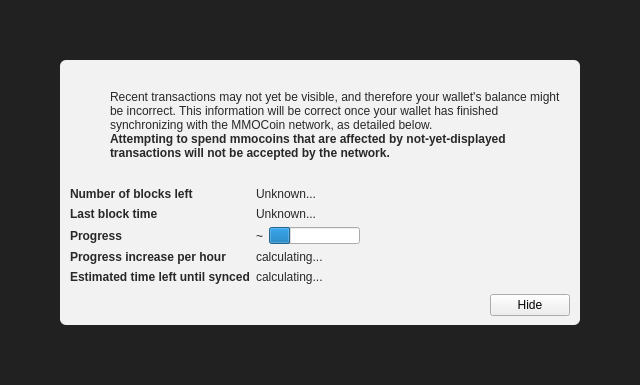
<?xml version="1.0" encoding="UTF-8"?>
<ui version="4.0">
 <class>ModalOverlay</class>
 <widget class="ModalOverlay" name="ModalOverlay">
  <property name="geometry">
   <rect>
    <x>0</x>
    <y>0</y>
    <width>640</width>
    <height>385</height>
   </rect>
  </property>
  <property name="windowTitle">
   <string>Form</string>
  </property>
  <layout class="QVBoxLayout" name="verticalLayout" stretch="0">
   <property name="sizeConstraint">
    <enum>QLayout::SetDefaultConstraint</enum>
   </property>
   <property name="leftMargin">
    <number>0</number>
   </property>
   <property name="topMargin">
    <number>0</number>
   </property>
   <property name="rightMargin">
    <number>0</number>
   </property>
   <property name="bottomMargin">
    <number>0</number>
   </property>
   <item>
    <widget class="QWidget" name="bgWidget" native="true">
     <property name="styleSheet">
      <string notr="true">#bgWidget { background: rgba(0,0,0,220); }</string>
     </property>
     <layout class="QVBoxLayout" name="verticalLayoutMain" stretch="1">
      <property name="leftMargin">
       <number>60</number>
      </property>
      <property name="topMargin">
       <number>60</number>
      </property>
      <property name="rightMargin">
       <number>60</number>
      </property>
      <property name="bottomMargin">
       <number>60</number>
      </property>
      <item>
       <widget class="QWidget" name="contentWidget" native="true">
        <property name="styleSheet">
         <string notr="true">#contentWidget { background: rgba(255,255,255,240); border-radius: 6px; }

QLabel { color: rgb(40,40,40);  }</string>
        </property>
        <layout class="QVBoxLayout" name="verticalLayoutSub" stretch="1,0,0,0">
         <property name="spacing">
          <number>0</number>
         </property>
         <property name="leftMargin">
          <number>10</number>
         </property>
         <property name="topMargin">
          <number>10</number>
         </property>
         <property name="rightMargin">
          <number>10</number>
         </property>
         <property name="bottomMargin">
          <number>10</number>
         </property>
         <item>
          <layout class="QHBoxLayout" name="horizontalLayoutIconText" stretch="0,1">
           <property name="topMargin">
            <number>20</number>
           </property>
           <item>
            <layout class="QVBoxLayout" name="verticalLayoutIcon">
             <property name="leftMargin">
              <number>0</number>
             </property>
             <item>
              <widget class="QPushButton" name="warningIcon">
               <property name="enabled">
                <bool>false</bool>
               </property>
               <property name="text">
                <string/>
               </property>
               <property name="icon">
                <iconset>
                 <normaloff>:/icons/warning</normaloff>
                 <disabledoff>:/icons/warning</disabledoff>:/icons/warning</iconset>
               </property>
               <property name="iconSize">
                <size>
                 <width>48</width>
                 <height>48</height>
                </size>
               </property>
               <property name="flat">
                <bool>true</bool>
               </property>
              </widget>
             </item>
             <item>
              <spacer name="verticalSpacerWarningIcon">
               <property name="orientation">
                <enum>Qt::Vertical</enum>
               </property>
               <property name="sizeHint" stdset="0">
                <size>
                 <width>20</width>
                 <height>40</height>
                </size>
               </property>
              </spacer>
             </item>
            </layout>
           </item>
           <item>
            <layout class="QVBoxLayout" name="verticalLayoutInfoText">
             <property name="leftMargin">
              <number>0</number>
             </property>
             <property name="topMargin">
              <number>0</number>
             </property>
             <item>
              <widget class="QLabel" name="infoText">
               <property name="text">
                <string>Recent transactions may not yet be visible, and therefore your wallet's balance might be incorrect. This information will be correct once your wallet has finished synchronizing with the MMOCoin network, as detailed below.</string>
               </property>
               <property name="textFormat">
                <enum>Qt::RichText</enum>
               </property>
               <property name="wordWrap">
                <bool>true</bool>
               </property>
              </widget>
             </item>
             <item>
              <widget class="QLabel" name="infoTextStrong">
               <property name="font">
                <font>
                 <weight>75</weight>
                 <bold>true</bold>
                </font>
               </property>
               <property name="text">
                <string>Attempting to spend mmocoins that are affected by not-yet-displayed transactions will not be accepted by the network.</string>
               </property>
               <property name="textFormat">
                <enum>Qt::RichText</enum>
               </property>
               <property name="wordWrap">
                <bool>true</bool>
               </property>
              </widget>
             </item>
             <item>
              <spacer name="verticalSpacerInTextSpace">
               <property name="orientation">
                <enum>Qt::Vertical</enum>
               </property>
               <property name="sizeHint" stdset="0">
                <size>
                 <width>20</width>
                 <height>40</height>
                </size>
               </property>
              </spacer>
             </item>
            </layout>
           </item>
          </layout>
         </item>
         <item>
          <spacer name="verticalSpacerAfterText">
           <property name="orientation">
            <enum>Qt::Vertical</enum>
           </property>
           <property name="sizeHint" stdset="0">
            <size>
             <width>20</width>
             <height>40</height>
            </size>
           </property>
          </spacer>
         </item>
         <item>
          <layout class="QFormLayout" name="formLayout">
           <property name="fieldGrowthPolicy">
            <enum>QFormLayout::FieldsStayAtSizeHint</enum>
           </property>
           <property name="horizontalSpacing">
            <number>6</number>
           </property>
           <property name="verticalSpacing">
            <number>6</number>
           </property>
           <property name="topMargin">
            <number>10</number>
           </property>
           <item row="0" column="0">
            <widget class="QLabel" name="labelNumberOfBlocksLeft">
             <property name="font">
              <font>
               <weight>75</weight>
               <bold>true</bold>
              </font>
             </property>
             <property name="text">
              <string>Number of blocks left</string>
             </property>
            </widget>
           </item>
           <item row="0" column="1">
            <widget class="QLabel" name="numberOfBlocksLeft">
             <property name="text">
              <string>Unknown...</string>
             </property>
            </widget>
           </item>
           <item row="1" column="0">
            <widget class="QLabel" name="labelLastBlockTime">
             <property name="font">
              <font>
               <weight>75</weight>
               <bold>true</bold>
              </font>
             </property>
             <property name="text">
              <string>Last block time</string>
             </property>
            </widget>
           </item>
           <item row="1" column="1">
            <widget class="QLabel" name="newestBlockDate">
             <property name="sizePolicy">
              <sizepolicy hsizetype="Maximum" vsizetype="Preferred">
               <horstretch>0</horstretch>
               <verstretch>0</verstretch>
              </sizepolicy>
             </property>
             <property name="text">
              <string>Unknown...</string>
             </property>
            </widget>
           </item>
           <item row="2" column="0">
            <widget class="QLabel" name="labelSyncDone">
             <property name="font">
              <font>
               <weight>75</weight>
               <bold>true</bold>
              </font>
             </property>
             <property name="text">
              <string>Progress</string>
             </property>
            </widget>
           </item>
           <item row="2" column="1">
            <layout class="QHBoxLayout" name="horizontalLayoutSync" stretch="0,1">
             <item>
              <widget class="QLabel" name="percentageProgress">
               <property name="text">
                <string notr="true">~</string>
               </property>
              </widget>
             </item>
             <item>
              <widget class="QProgressBar" name="progressBar">
               <property name="value">
                <number>24</number>
               </property>
               <property name="format">
                <string/>
               </property>
              </widget>
             </item>
            </layout>
           </item>
           <item row="4" column="0">
            <widget class="QLabel" name="labelProgressIncrease">
             <property name="font">
              <font>
               <weight>75</weight>
               <bold>true</bold>
              </font>
             </property>
             <property name="text">
              <string>Progress increase per hour</string>
             </property>
            </widget>
           </item>
           <item row="4" column="1">
            <widget class="QLabel" name="progressIncreasePerH">
             <property name="text">
              <string>calculating...</string>
             </property>
            </widget>
           </item>
           <item row="5" column="0">
            <widget class="QLabel" name="labelEstimatedTimeLeft">
             <property name="font">
              <font>
               <weight>75</weight>
               <bold>true</bold>
              </font>
             </property>
             <property name="text">
              <string>Estimated time left until synced</string>
             </property>
            </widget>
           </item>
           <item row="5" column="1">
            <widget class="QLabel" name="expectedTimeLeft">
             <property name="text">
              <string>calculating...</string>
             </property>
            </widget>
           </item>
          </layout>
         </item>
         <item>
          <layout class="QHBoxLayout" name="horizontalLayoutButtons">
           <property name="leftMargin">
            <number>10</number>
           </property>
           <property name="topMargin">
            <number>10</number>
           </property>
           <item>
            <spacer name="horizontalSpacer">
             <property name="orientation">
              <enum>Qt::Horizontal</enum>
             </property>
             <property name="sizeHint" stdset="0">
              <size>
               <width>40</width>
               <height>20</height>
              </size>
             </property>
            </spacer>
           </item>
           <item>
            <widget class="QPushButton" name="closeButton">
             <property name="text">
              <string>Hide</string>
             </property>
            </widget>
           </item>
          </layout>
         </item>
        </layout>
       </widget>
      </item>
     </layout>
    </widget>
   </item>
  </layout>
 </widget>
 <customwidgets>
  <customwidget>
   <class>ModalOverlay</class>
   <extends>QWidget</extends>
   <header>qt/modaloverlay.h</header>
   <container>1</container>
  </customwidget>
 </customwidgets>
 <resources/>
 <connections/>
</ui>
